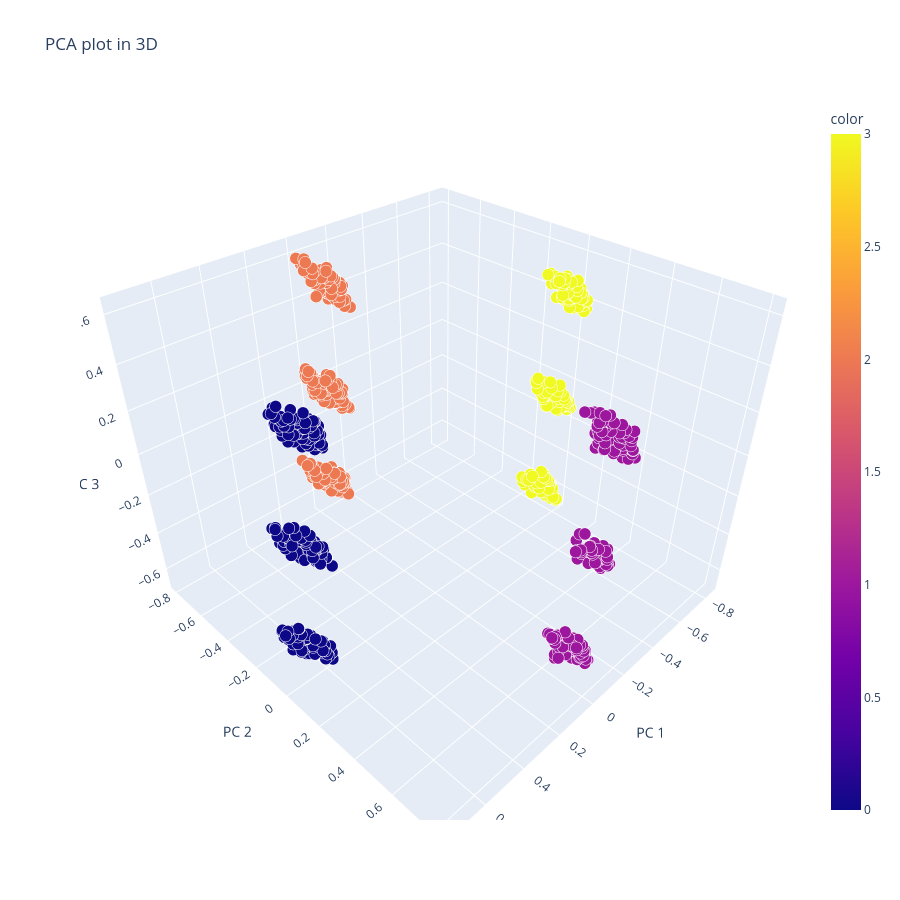

Notebook code for this chart:
### Code cell
PCAplot3D(X, pred_ward)

### Figure 1 — Plotly figure (JSON) as saved in the notebook; plotly's stock layout.template omitted (floating-point values rounded to 4 significant figures; data arrays with more than 128 entries replaced by an {"elided": "..."} marker saying what was removed)
{"data": [{"hovertemplate": "PC 1=%{x}<br>PC 2=%{y}<br>PC 3=%{z}<br>size=%{marker.size}<br>color=%{marker.color}<extra></extra>", "legendgroup": "", "marker": {"color": {"elided": "1000 int values"}, "coloraxis": "coloraxis", "opacity": 1, "size": {"elided": "1000 float values"}, "sizemode": "area", "sizeref": 0.00025, "symbol": "circle"}, "mode": "markers", "name": "", "scene": "scene", "showlegend": false, "type": "scatter3d", "x": {"elided": "1000 float values"}, "y": {"elided": "1000 float values"}, "z": {"elided": "1000 float values"}}], "layout": {"coloraxis": {"colorbar": {"title": {"text": "color"}}, "colorscale": [[0, "#0d0887"], [0.1111, "#46039f"], [0.2222, "#7201a8"], [0.3333, "#9c179e"], [0.4444, "#bd3786"], [0.5556, "#d8576b"], [0.6667, "#ed7953"], [0.7778, "#fb9f3a"], [0.8889, "#fdca26"], [1, "#f0f921"]]}, "height": 900, "legend": {"itemsizing": "constant", "tracegroupgap": 0}, "scene": {"aspectmode": "auto", "aspectratio": {"x": 1.066, "y": 1.073, "z": 0.874}, "domain": {"x": [0, 1], "y": [0, 1]}, "xaxis": {"title": {"text": "PC 1"}, "type": "linear"}, "yaxis": {"title": {"text": "PC 2"}, "type": "linear"}, "zaxis": {"title": {"text": "PC 3"}, "type": "linear"}}, "title": {"text": "PCA plot in 3D"}, "width": 900}}
